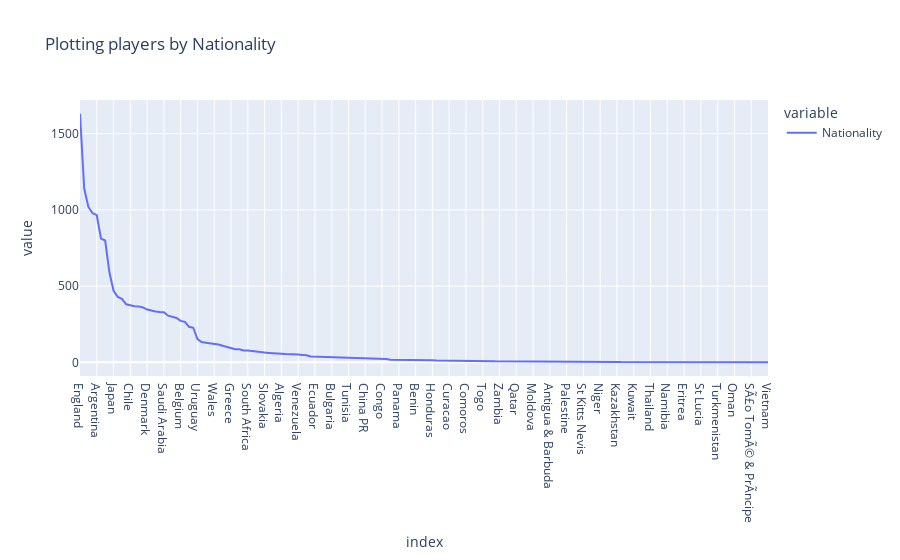

Source (notebook cell):
### Markdown cell above
## Data Visualization

### Code cell
country_df = data.select("Nationality").groupBy("Nationality").count().sort(desc("count"))
country_df = pd.DataFrame({"Nationality": country_df.toPandas()["count"].to_numpy()}, index = country_df.toPandas()["Nationality"].to_numpy())
country_df.plot.line(title="Plotting players by Nationality")

### Figure 1 — Plotly figure (JSON) as saved in the notebook; plotly's stock layout.template omitted (floating-point values rounded to 4 significant figures; data arrays with more than 128 entries replaced by an {"elided": "..."} marker saying what was removed)
{"data": [{"hovertemplate": "variable=Nationality<br>index=%{x}<br>value=%{y}<extra></extra>", "legendgroup": "Nationality", "line": {"color": "#636efa", "dash": "solid"}, "marker": {"symbol": "circle"}, "mode": "lines", "name": "Nationality", "orientation": "v", "showlegend": true, "type": "scatter", "x": {"elided": "165 str values"}, "xaxis": "x", "y": {"elided": "165 int values"}, "yaxis": "y"}], "layout": {"legend": {"title": {"text": "variable"}, "tracegroupgap": 0}, "title": {"text": "Plotting players by Nationality"}, "xaxis": {"anchor": "y", "domain": [0, 1], "title": {"text": "index"}}, "yaxis": {"anchor": "x", "domain": [0, 1], "title": {"text": "value"}}}}
